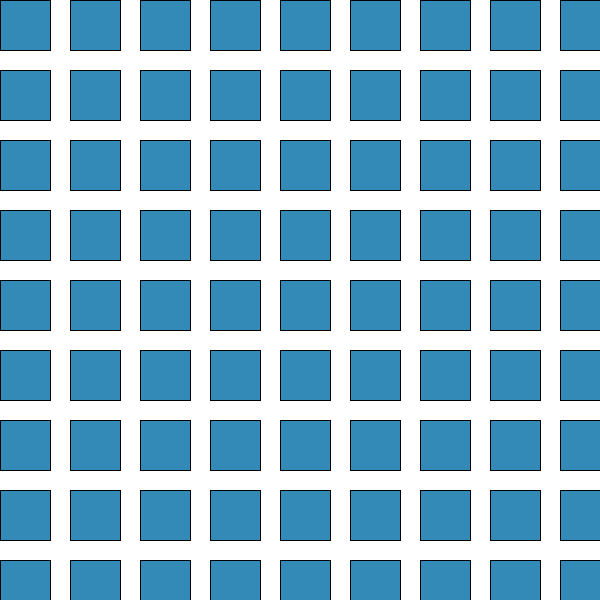
Frame 1 (no input)
Frame 60 (the mouse pressed at the canvas centre just before this capture): identical to frame 1, image omitted
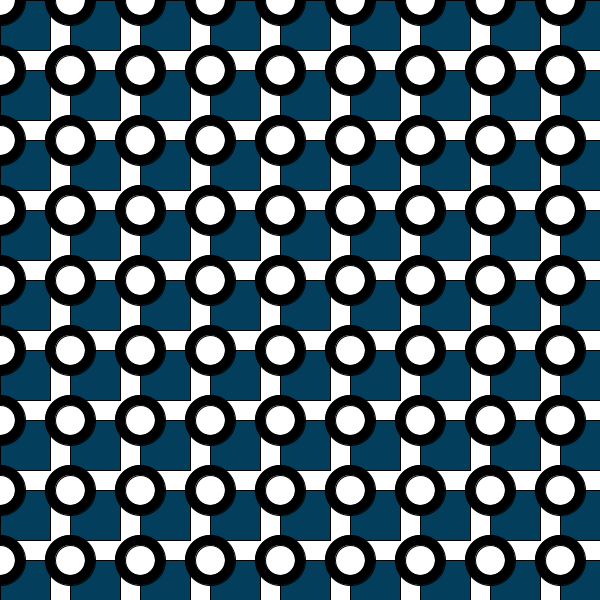
Frame 120 (the mouse held since frame 60 and released just before this capture)

The Processing sketch that drew these frames (run headless with seeded random() and noise(); from frame 60 on, the mouse is pressed at the canvas centre):

// Processing sketch: processing_57257
// ── processing_57257.pde

int option = 1;

void setup() {

  size(600, 600);

  smooth();

  noFill();

}

 

void draw() {

  background(255);

 

  if (option == 1) {

    // Option 1: Stitches

   for (int y = 0; y <= height; y += 70) {
for (int x = 0; x <= width; x += 70) {
fill(52,138,183);
rect(x, y, 50, 50);


      }

    }

  } 

  else if (option == 2) {

    // Option 2: Perspective

   for (int y = 0; y <= height; y += 70) {
for (int x = 0; x <= width; x += 70) {
fill(3,62, 93);
rect(x, y, 50, 50);
}}
for (int y = 0; y <= height; y += 70) {
for (int x = 0; x <= width; x += 70) {
fill(0);
ellipse(x, y, 50, 50);
}}
for (int y = 0; y <= height; y += 70) {
for (int x = 0; x <= width; x += 70) {
fill(255,255);
ellipse(x, y, 30, 30);

      }

    }

  } 

  else if (option == 3) {

    // Option 3: Overlapping circles

   
for (int y = 0; y <= height; y += 30) {
for (int x = 0; x <= width; x += 30) {
fill(95, 88,111);
triangle(x,y,y,x,450,600);
}}
for (int y = 0; y <= height; y += 30) {
for (int x = 0; x <= width; x += 30) {
fill(0 );
ellipse(y,x,30,30);
}}
for (int y = 0; y <= height; y += 30) {
for (int x = 0; x <= width; x += 30) {
fill(255,255 );
ellipse(y,x,15,15);


      }

    }

  } 

  else if (option == 4) {

    // Option 4: Rotating arcs


noStroke();


    int count = 0;
noStroke();

   for (int y = 0; y <= height; y += 30) {
for (int x = 0; x <= width; x += 30) {
fill(4,3,77);
ellipse(y,x,30,30);


      }

    }

  } 

  else if (option == 5) {

    // Option 5: Groups of fiv
   for (int y = 0; y <= height; y += 49) {
for (int x = 0; x <= width; x += 49) {
  ellipse(x,y,30,60);}
  fill(0);

   
    }
  }

else if (option == 6)


for (int y = 0; y <= height; y += 20) {
for (int x = 0; x <= width; x += 20) {
fill(0 );
ellipse(y,x,15,15);

}
}

 
}


 

void mousePressed() {

  option++;

  if (option > 6) option = 1;

}
